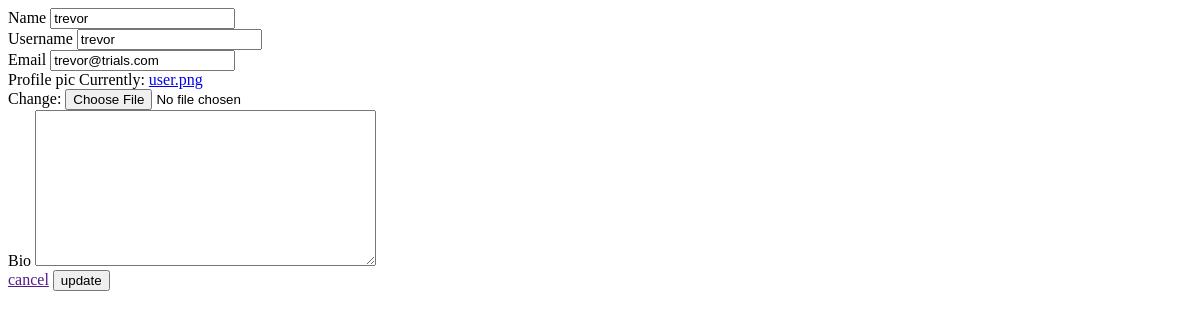
Page /update_user/ (signed in) on the earlier database version.
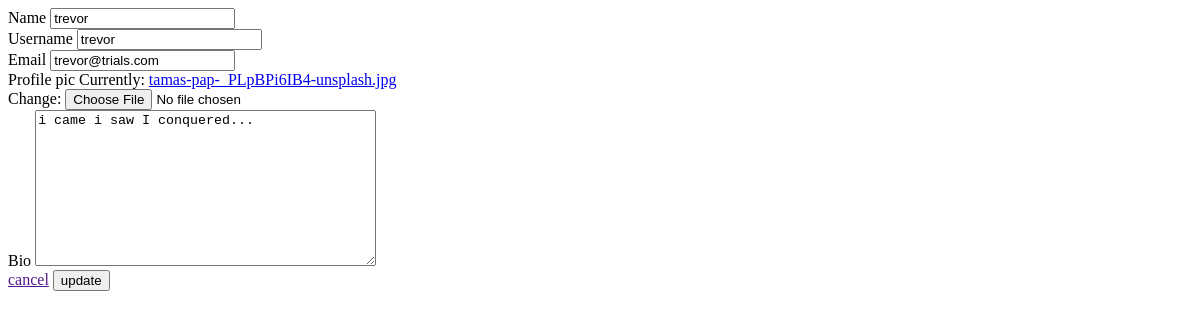
Same page on the later database version.
### app/models.py (models this page shows)
class User(AbstractUser):
    name = models.CharField(max_length=200, null=True)
    email = models.EmailField(unique=True, null=True)
    bio = models.TextField(null=True)
    profile_pic = models.ImageField(null=True, default='user.png')
    USERNAME_FIELD = 'email'
    REQUIRED_FIELDS = []

### app/views.py (the view)
# urls.py: path('update_user/', views.updateUser, name='update_user'),
@login_required(login_url='login')
def updateUser(request):
    user = request.user
    form = UserForm(instance=user)
    if request.method == 'POST':
        form = UserForm(request.POST, request.FILES, instance=user)
        if form.is_valid():
            form.save()
            return redirect('user_profile', pk=user.id)
    context = {
        'form':form
    }
    return render(request, 'app/update_user.html', context)

### app/forms.py
class UserForm(ModelForm):
    class Meta:
        model = User
        fields = ['name','username','email','profile_pic','bio']

### app/templates/app/update_user.html (shortened to what this page needs)
<form action="" method="POST" enctype="multipart/form-data">
    {% for field in form %}
    <div class="form-group">
        <label for="">{{ field.label }}</label>
        {{ field }}
    </div>
    {% endfor %}
    <div class="form_action">
        <a href="{{ request.META.HTTP_REFERER }}">cancel</a>
        <button  type='submit'>update</button>
    </div>
</form>

Differences in the rows shown:
changed User "trevor": bio (not shown) → "i came i saw I conquered..."
Other differences:
text no longer shown: "Currently: user.png Change:"
text now shown: "Currently: tamas-pap-_PLpBPi6IB4-unsplash.jpg Change:"
